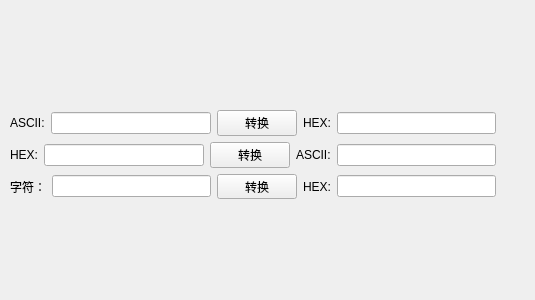
<?xml version="1.0" encoding="UTF-8"?>
<ui version="4.0">
 <class>Convert</class>
 <widget class="QWidget" name="Convert">
  <property name="geometry">
   <rect>
    <x>0</x>
    <y>0</y>
    <width>535</width>
    <height>300</height>
   </rect>
  </property>
  <property name="windowTitle">
   <string>Form</string>
  </property>
  <widget class="QWidget" name="layoutWidget">
   <property name="geometry">
    <rect>
     <x>10</x>
     <y>110</y>
     <width>486</width>
     <height>89</height>
    </rect>
   </property>
   <layout class="QVBoxLayout" name="verticalLayout">
    <item>
     <layout class="QHBoxLayout" name="horizontalLayout">
      <item>
       <widget class="QLabel" name="label">
        <property name="text">
         <string>ASCII:</string>
        </property>
       </widget>
      </item>
      <item>
       <widget class="QLineEdit" name="txtACSII"/>
      </item>
      <item>
       <widget class="QPushButton" name="btn1">
        <property name="text">
         <string>转换</string>
        </property>
       </widget>
      </item>
      <item>
       <widget class="QLabel" name="label_2">
        <property name="text">
         <string>HEX:</string>
        </property>
       </widget>
      </item>
      <item>
       <widget class="QLineEdit" name="txtHex1"/>
      </item>
     </layout>
    </item>
    <item>
     <layout class="QHBoxLayout" name="horizontalLayout_2">
      <item>
       <widget class="QLabel" name="label_3">
        <property name="text">
         <string>HEX:</string>
        </property>
       </widget>
      </item>
      <item>
       <widget class="QLineEdit" name="txtHex2"/>
      </item>
      <item>
       <widget class="QPushButton" name="btn2">
        <property name="text">
         <string>转换</string>
        </property>
       </widget>
      </item>
      <item>
       <widget class="QLabel" name="label_4">
        <property name="text">
         <string>ASCII:</string>
        </property>
       </widget>
      </item>
      <item>
       <widget class="QLineEdit" name="txtASCI2"/>
      </item>
     </layout>
    </item>
    <item>
     <layout class="QHBoxLayout" name="horizontalLayout_3">
      <item>
       <widget class="QLabel" name="label_5">
        <property name="text">
         <string>字符：</string>
        </property>
       </widget>
      </item>
      <item>
       <widget class="QLineEdit" name="txtChar"/>
      </item>
      <item>
       <widget class="QPushButton" name="btn3">
        <property name="text">
         <string>转换</string>
        </property>
       </widget>
      </item>
      <item>
       <widget class="QLabel" name="label_6">
        <property name="text">
         <string>HEX:</string>
        </property>
       </widget>
      </item>
      <item>
       <widget class="QLineEdit" name="txtHex3"/>
      </item>
     </layout>
    </item>
   </layout>
  </widget>
 </widget>
 <resources/>
 <connections/>
</ui>
